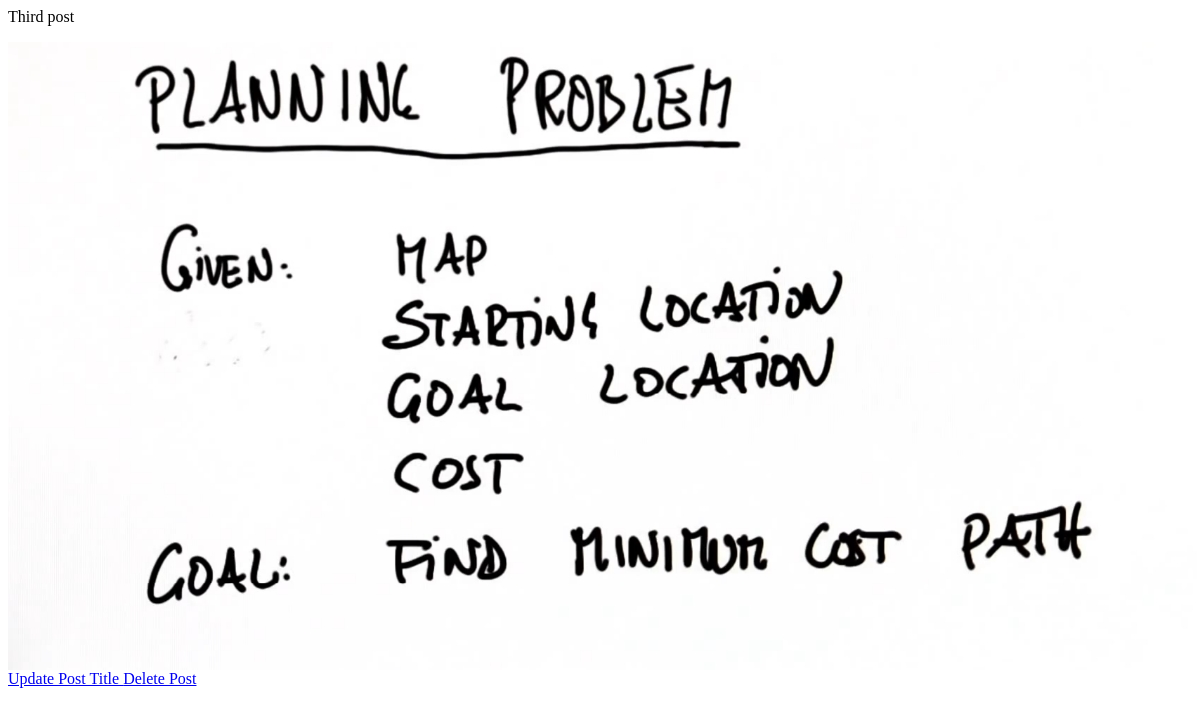
/post/3/, run on an earlier commit of the app's database.
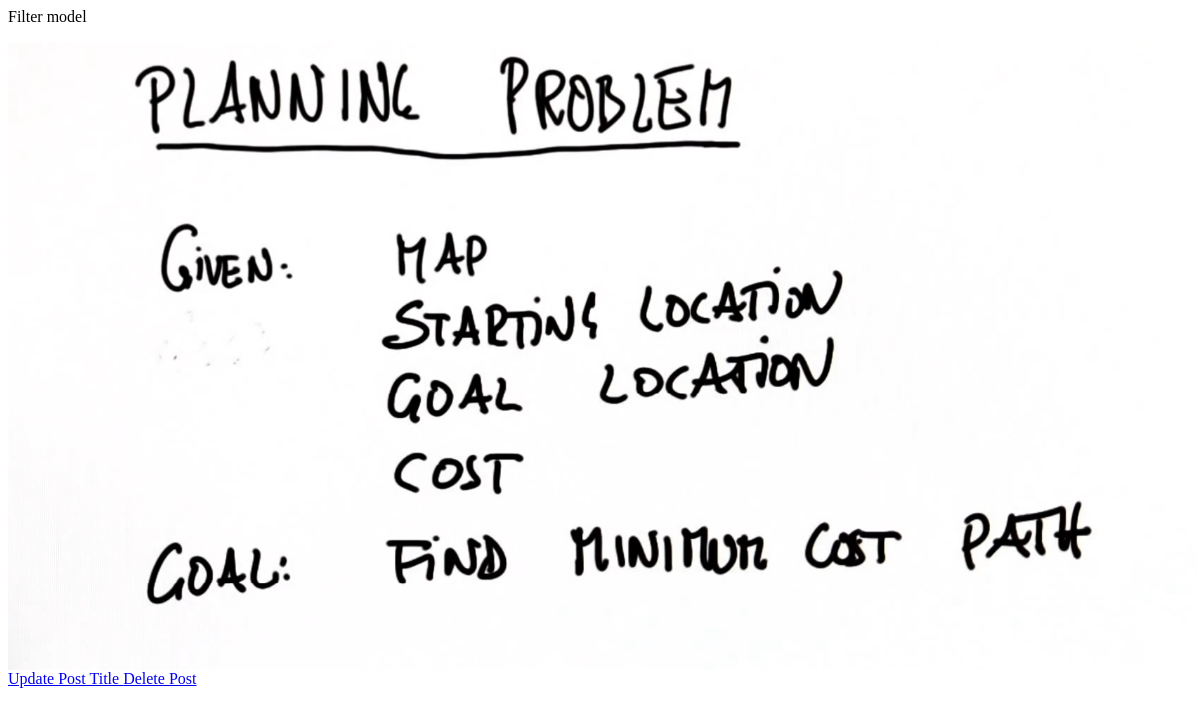
And on a later commit of the database.
### Insta/models.py (models this page shows, shortened)
class Post(models.Model):
    title = models.TextField(blank=True, null=True)
    image = ProcessedImageField(
        upload_to='static/images/posts',
        format=('JPEG'),
        options={'quality': 100},
        blank=True,
        null=True,
    )

### Insta/views.py (the view)
# urls.py: path('post/<int:pk>/', PostDetail.as_view(), name='post_detail'),
class PostDetail(DetailView):
    model = Post
    template_name = 'post_detail.html'

### templates/post_detail.html
<p> {{object.title}} </p>
<img src="/{{object.image}}">
<div>
    <a href="{% url 'update_post' object.pk %}">Update Post Title </a>
    <a href="{% url 'delete_post' object.pk %}">Delete Post  </a>
</div>

What changed in the data, as far as the page shows it:
changed Post: title "Third post" → "Filter model"
